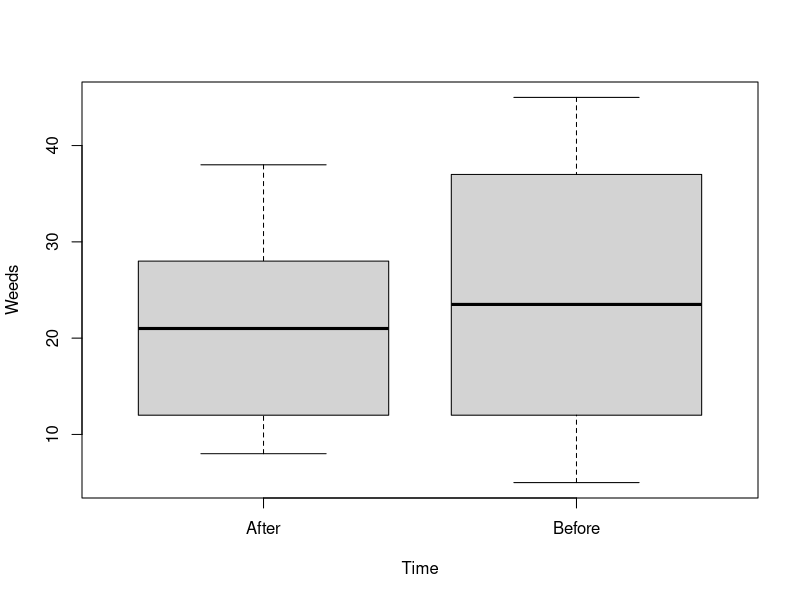

R code for this plot: (Note: this script raises an error after producing the figure.)
## ---- chunk 1
# If instructor copy, use INST = TRUE to see inline code output.
library(knitr)
INST = TRUE

if (INST == TRUE) opts_chunk$set(fig.keep = 'all', results = 'markup', echo = TRUE)
if (INST == FALSE) opts_chunk$set(fig.keep = 'none', results = 'hide', echo = FALSE)

## ---- chunk 2
bushregen = read.csv(file = "Bush_regen.csv", header = T)
## ---- chunk 3
boxplot(Weeds~Time, data = bushregen)
## ---- chunk 4

t.test(Weeds~Time, data = bushregen, paired = TRUE)

